Frame 1 (no input): blank canvas, image omitted
Frame 60 (no input): blank canvas, image omitted
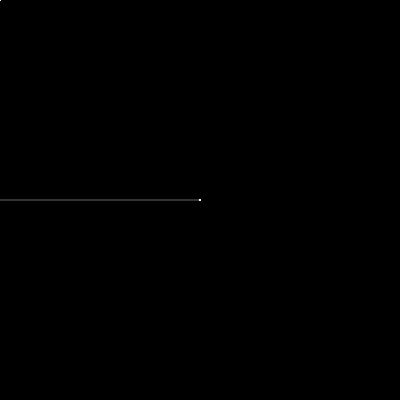
Frame 120 (the mouse pressed at the canvas centre since frame 60)

The p5.js sketch whose frames 1 and 60 were blank and that drew this single picture after the mouse press (run headless with seeded random() and noise() and a simulated clock; from frame 60 on, the mouse is pressed at the canvas centre):

// p5.js sketch
// ── sketch.js
var tran = 100;

function setup() {
createCanvas(400, 400);
background(0);
}

function draw() {

var mouseSpeed = Math.abs(mouseX - mouseY);
//strokeWeight(mouseSpeed);
//strokeWeight(random(1,5));
stroke(255,255,255,tran);
line(mouseX, mouseY, pmouseX, mouseY);


//ellipse
ellipse
noStroke


}

//function mousePressed

/*
to comment many lines
*/
